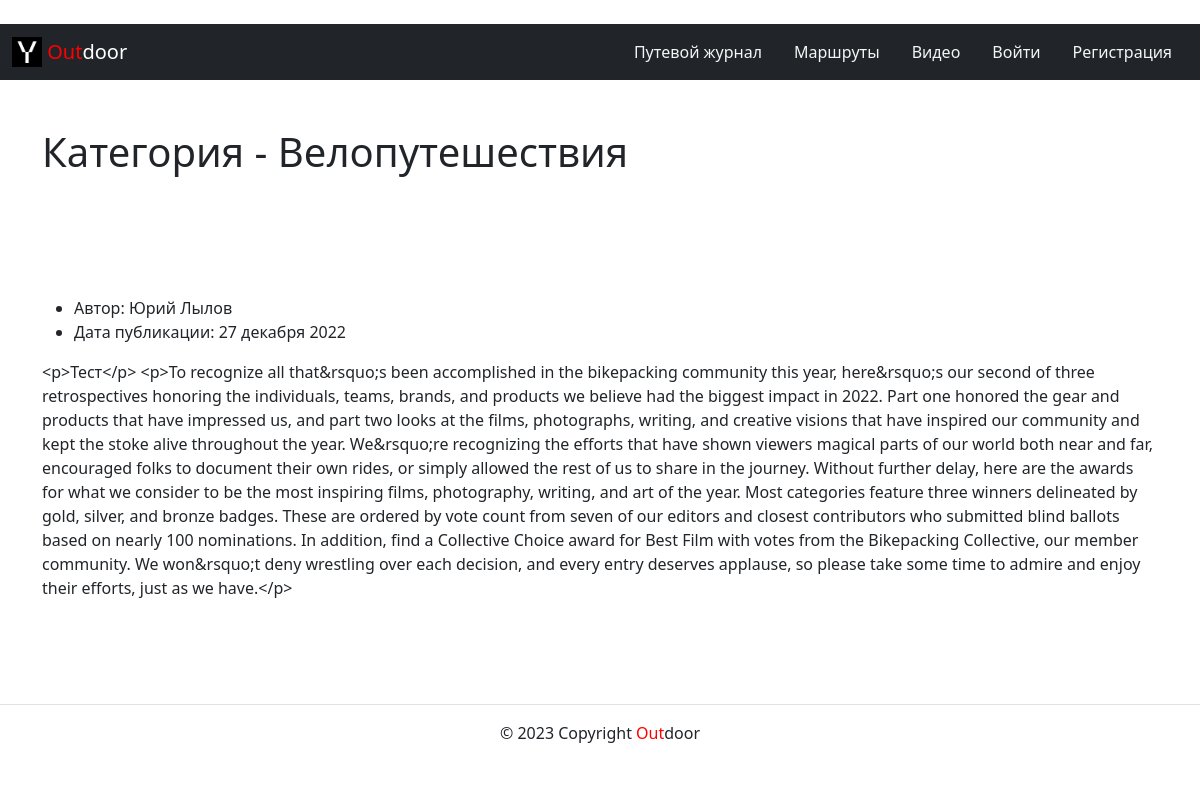
The page /category/veloputeshestviya/ on the database its author committed.
### posts/models.py (models this page shows, shortened)
class Post(models.Model):
    title = models.CharField(
        max_length=255,
        verbose_name='Заголовок'
    )
    text = HTMLField(
        'Текст',
        help_text='Введите текст поста'
    )
    pub_date = models.DateTimeField(auto_now_add=True)
    author = models.ForeignKey(
        User,
        on_delete=models.CASCADE,
        related_name='posts',
        verbose_name='Автор',
        help_text='Автор поста'
    )
    category = models.ForeignKey(
        Category,
        related_name='posts',
        on_delete=models.CASCADE,
        help_text='Выберите категорию',
        verbose_name='Категория',
    )
    photo = models.ImageField(
        'Изображение',
        upload_to="images/%Y/%m/%d/",
        help_text='Добавьте изображение к посту',
    )
    is_published = models.BooleanField(
        blank=False,
        verbose_name='Публикация',
        default=False,
        help_text='Опубликовать или оставить в черновике?',
        )
    class Meta:
        ordering = ('-pub_date',)

### users/models.py (models this page shows, shortened)
class User(AbstractUser):
    username = models.CharField(
        unique=True,
        max_length=150,
        verbose_name='Ник пользователя',
        db_index=True,
    )
    email = models.EmailField(
        max_length=254,
        verbose_name='email',
        unique=True,
    )
    first_name = models.CharField(
        max_length=150,
        verbose_name='Имя пользователя',
        blank=True,
    )
    last_name = models.CharField(
        max_length=150,
        verbose_name='Фамилия пользователя',
        blank=True,
    )
    image = models.ImageField(
        'Фото профиля',
        default='default/User.png',
        upload_to="profiles/%Y/%m/%d/",
        help_text='Добавьте изображение к профилю',
        null=True,
        blank=True,
    )
    description = models.TextField(
        'О себе',
        blank=True,
        max_length=500
    )
    class Meta:
        verbose_name = 'Пользователи'
        verbose_name_plural = 'Пользователи'
        ordering = ['-date_joined']

### posts/views.py (the view)
# urls.py: path('category/<slug:cat_slug>/', PostCategory.as_view(), name='category'),
class PostCategory(ListView):
    paginate_by = 5
    model = Post
    template_name = 'posts/category_list.html'
    context_object_name = 'page_obj'
    allow_empty = False
    def get_queryset(self):
        return Post.objects.filter(category__slug=self.kwargs['cat_slug'], is_published=True)
    def get_context_data(self, *, object_list=None, **kwargs):
        context = super().get_context_data(**kwargs)
        context['title'] = 'Категория - ' + str(context['page_obj'][0].category)
        return context

### core/context_processors/year.py (called while the page is built)
def year(request):
    return {
        'year': timezone.now().year
    }

### posts/models.py (called while the page is built)
    def __str__(self) -> str:
        return self.title

### templates/posts/category_list.html (shortened to what this page needs)
{% extends 'base.html' %}
{% block header %}
  <div class="container py-5">
    <h1>{{ title }}</h1>
  </div>
{% endblock %}
{% block content %}
<div class="container py-5">
  {% for post in page_obj %}
  <article>
    <ul>
      <li>Автор: {{ post.author.get_full_name }}</li>
      <li>Дата публикации: {{ post.pub_date|date:"d E Y"}}</li>
    </ul>
    <p>{{ post.text }}</p>
  </article>
  {% endfor %}
</div>
{% endblock %}

### posts/static/css/main.css (style rules this page uses)
html, body { height: 100%; width: auto; }

### rows shown on the page
Post: author.get_full_name "Юрий Лылов", pub_date "27 декабря 2022", text "<p>Тест</p> <p>To recognize all that&rsquo;s been accomplished in the bikepacking community this year, here&rsquo;s our second of three retrospectives honoring the individuals, teams, brands, and products we believe had the biggest impact in 2022. Part one honored the gear and products that have impressed us, and part two looks at the films, photographs, writing, and creative visions that have inspired our community and kept the stoke alive throughout the year. We&rsquo;re recognizing the efforts that have shown viewers magical parts of our world both near and far, encouraged folks to document their own rides, or simply allowed the rest of us to share in the journey. Without further delay,…"

### other values the page prints
{{ title }} "Категория - Велопутешествия"
